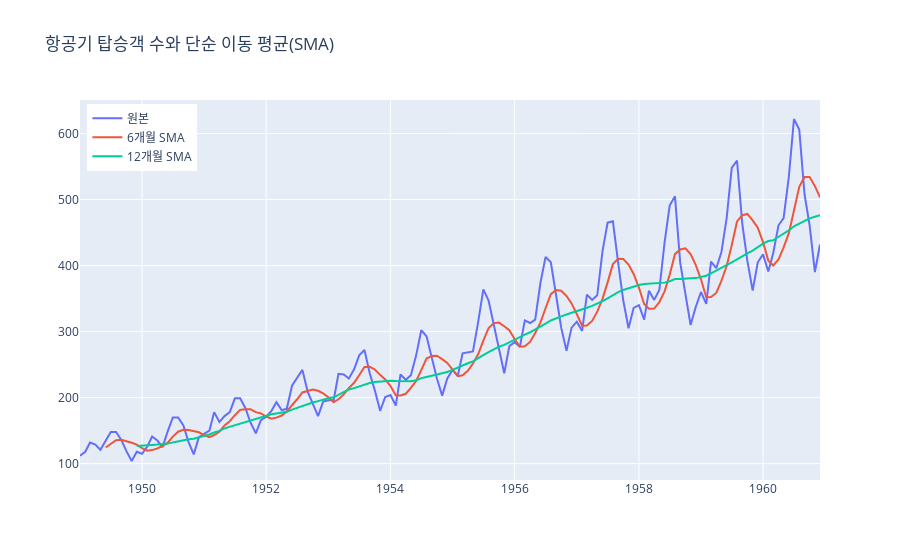

Notebook code for this chart:
### Markdown cell above
---

## 2. 이동 평균을 이용한 시계열 평활 (Smoothing with Moving Averages)

시계열 데이터의 불규칙한 변동(잔차)을 제거하고 장기적인 추세를 명확하게 파악하기 위해 **평활(Smoothing)** 기법을 사용합니다. 이동 평균은 가장 대표적인 평활 기법 중 하나입니다.

### 2-1. 단순 이동 평균 (Simple Moving Average - SMA)

#### 💡 개념 (Concept)

단순 이동 평균(SMA)은 특정 기간(Window) 동안의 데이터 값들의 산술 평균을 계산하는 방법입니다. 예를 들어, 7일 이동 평균은 오늘을 포함한 최근 7일간의 데이터 평균을 계산하고, 이 과정을 하루씩 이동하며 반복합니다.

-   **장점**: 계산이 간단하고 직관적이며, 데이터의 단기적인 노이즈를 효과적으로 줄여줍니다.
-   **단점**:
    -   과거 데이터에 모두 동일한 가중치를 부여하여 최신 정보의 중요성을 반영하지 못합니다.
    -   항상 실제 데이터의 변화보다 늦게 반응하는 **지연(Lag)**이 발생합니다.

#### 💻 예시 코드 (Example Code)

항공기 탑승객 데이터에 6개월, 12개월 SMA를 적용하여 추세를 비교해 보겠습니다. 12개월 SMA가 단기 변동을 더 많이 제거하여 장기 추세를 더 부드럽게 보여주는 것을 확인할 수 있습니다.

### Code cell
# 1. 6개월 및 12개월 단순 이동 평균 계산
df_air['6개월 SMA'] = df_air['탑승객 수'].rolling(window=6).mean()
df_air['12개월 SMA'] = df_air['탑승객 수'].rolling(window=12).mean()

# 2. 원본 데이터와 이동 평균선 시각화
fig = go.Figure()
fig.add_trace(go.Scatter(x=df_air.index, y=df_air['탑승객 수'], mode='lines', name='원본'))
fig.add_trace(go.Scatter(x=df_air.index, y=df_air['6개월 SMA'], mode='lines', name='6개월 SMA'))
fig.add_trace(go.Scatter(x=df_air.index, y=df_air['12개월 SMA'], mode='lines', name='12개월 SMA'))

fig.update_layout(title='항공기 탑승객 수와 단순 이동 평균(SMA)', legend_x=0.01, legend_y=0.99)
fig.show()

### Figure 1 — Plotly figure (JSON) as saved in the notebook; plotly's stock layout.template omitted (floating-point values rounded to 4 significant figures; data arrays with more than 128 entries replaced by an {"elided": "..."} marker saying what was removed)
{"data": [{"mode": "lines", "name": "원본", "type": "scatter", "x": {"elided": "144 str values"}, "y": {"elided": "144 int values"}}, {"mode": "lines", "name": "6개월 SMA", "type": "scatter", "x": {"elided": "144 str values"}, "y": {"elided": "144 float values"}}, {"mode": "lines", "name": "12개월 SMA", "type": "scatter", "x": {"elided": "144 str values"}, "y": {"elided": "144 float values"}}], "layout": {"legend": {"x": 0.01, "y": 0.99}, "title": {"text": "항공기 탑승객 수와 단순 이동 평균(SMA)"}}}
